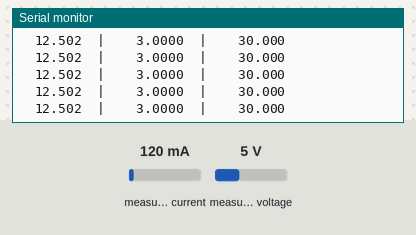
Simulated run of this sketch. Board: ESP32-S3. Parts: the last lines printed to the serial monitor. Wiring (inferred from the names in the program): INA219 current sensor at I2C address 0x44. Inputs (shaded band) come from the test bench; at power-on: measured current 120 mA, measured voltage 5 V.

Above: at 3.2 s.
3.3 s: measured current set to 500 mA
At 3.71 s:
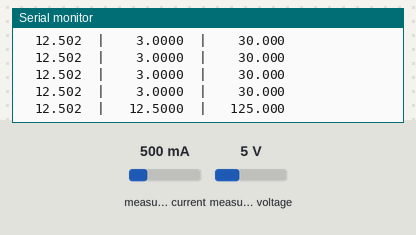
5.5 s: measured voltage set to 0.3 V
At 5.72 s:
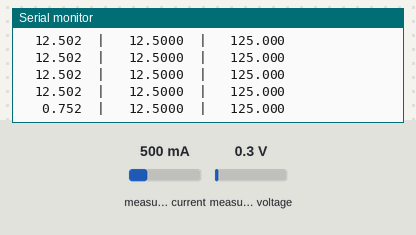
7.5 s: measured current set to 40 mA
At 7.73 s:
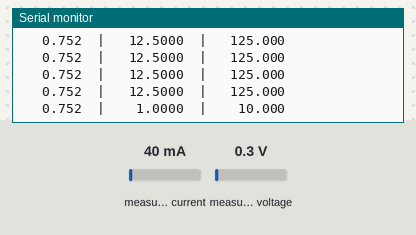

Measured:
- after the input at 3.3 s, the serial monitor: prints a new line after 0.23 s (image 1)
- after the input at 5.5 s, the serial monitor: prints a new line at once (image 2)
- after the input at 7.5 s, the serial monitor: prints a new line after 0.05 s (image 3)

The sketch:

01_ina226_cek.ino
```cpp
/*
 * 01_ina226_cek.ino  —  LANGKAH 2 & 3
 * --------------------------------------------------------------
 * Tujuan: memastikan ESP32-S3 dan INA226 bisa "bicara", lalu
 *         membaca arus kipas secara pelan untuk dibandingkan
 *         dengan multimeter.
 *
 * Yang harus terlihat di Serial Monitor (115200 baud):
 *   1. Scan I2C menemukan alamat 0x44
 *   2. Manufacturer ID = 0x5449  dan  Die ID = 0x2260
 *   3. Tanpa kipas: arus ~0 mA
 *      Dengan kipas 12 V: arus ~100-200 mA (cocokkan dengan multimeter)
 *
 * Catatan: di sketch INI averaging sengaja dinyalakan (AVG=16)
 * karena tujuannya pembacaan pelan & stabil. Di sketch capture
 * (02) averaging WAJIB dimatikan.
 * -------------------------------------------------------------- */

#include <Wire.h>

// ---------- Sesuaikan dengan rangkaianmu ----------
#define PIN_SDA   8        // ESP32-S3 DevKitC-1: SDA default = GPIO8
#define PIN_SCL   9        //                      SCL default = GPIO9
#define INA_ADDR  0x44     // modul ini: alamat 0x44 (hasil scan)
#define R_SHUNT   0.1f     // ohm, resistor "R100" di modul
// --------------------------------------------------

// Register INA226
#define REG_CONFIG   0x00
#define REG_SHUNT    0x01
#define REG_BUS      0x02
#define REG_MFG_ID   0xFE
#define REG_DIE_ID   0xFF

int lastErr = 0;   // kode error terakhir, untuk diagnosis

bool readReg(uint8_t reg, uint16_t &out) {
  Wire.beginTransmission(INA_ADDR);
  Wire.write(reg);
  // STOP penuh (bukan repeated start). INA226 mengingat register pointer,
  // jadi aman, dan cara ini kompatibel dengan semua versi core ESP32.
  uint8_t e = Wire.endTransmission();
  if (e != 0) { lastErr = e; return false; }
  uint8_t n = Wire.requestFrom((uint8_t)INA_ADDR, (uint8_t)2);
  if (n != 2) { lastErr = 100 + n; return false; }
  uint8_t hi = Wire.read();
  uint8_t lo = Wire.read();
  out = ((uint16_t)hi << 8) | lo;
  return true;
}

bool writeReg(uint8_t reg, uint16_t val) {
  Wire.beginTransmission(INA_ADDR);
  Wire.write(reg);
  Wire.write((uint8_t)(val >> 8));
  Wire.write((uint8_t)(val & 0xFF));
  return Wire.endTransmission() == 0;
}

void scanI2C() {
  Serial.println("\n=== Scan I2C ===");
  int found = 0;
  for (uint8_t a = 1; a < 127; a++) {
    Wire.beginTransmission(a);
    if (Wire.endTransmission() == 0) {
      Serial.printf("  Perangkat ditemukan di 0x%02X\n", a);
      found++;
    }
  }
  if (found == 0) {
    Serial.println("  TIDAK ADA perangkat. Cek: VCC ke 3V3, GND, SDA/SCL tertukar?");
  }
}

void setup() {
  Serial.begin(115200);
  delay(2000);                           // beri waktu Serial Monitor terbuka
  Wire.begin(PIN_SDA, PIN_SCL, 400000);  // 400 kHz = batas resmi INA226

  scanI2C();

  uint16_t mfg = 0, die = 0;
  bool ok1 = readReg(REG_MFG_ID, mfg);
  bool ok2 = readReg(REG_DIE_ID, die);
  Serial.println("\n=== Identitas chip ===");
  Serial.printf("  Manufacturer ID = 0x%04X  (harus 0x5449) %s\n",
                mfg, (ok1 && mfg == 0x5449) ? "OK" : "<-- SALAH");
  Serial.printf("  Die ID          = 0x%04X  (harus 0x2260) %s\n",
                die, (ok2 && die == 0x2260) ? "OK" : "<-- SALAH");
  if (!ok1 || !ok2) {
    Serial.printf("  Pembacaan register gagal, kode error = %d\n", lastErr);
  }

  // Konfigurasi pelan & stabil:
  // AVG=16 (010), VBUSCT=1.1ms (100), VSHCT=1.1ms (100), MODE=shunt+bus kontinu (111)
  // 0100 010 100 100 111 = 0x4527
  if (!writeReg(REG_CONFIG, 0x4527)) {
    Serial.println("  Gagal menulis register konfigurasi!");
  }
  Serial.println("\n  bus [V] | shunt [mV] | arus [mA]");
}

void loop() {
  uint16_t rawShunt, rawBus;
  if (readReg(REG_SHUNT, rawShunt) && readReg(REG_BUS, rawBus)) {
    float shunt_mV = (int16_t)rawShunt * 0.0025f;       // LSB 2.5 uV
    float bus_V    = rawBus * 0.00125f;                  // LSB 1.25 mV
    float arus_mA  = shunt_mV / R_SHUNT;                 // I = V / R
    Serial.printf("  %6.3f  |  %8.4f  |  %8.3f\n", bus_V, shunt_mV, arus_mA);
  } else {
    Serial.printf("  Gagal membaca INA226 (kode %d)\n", lastErr);
  }
  delay(250);
}
```
